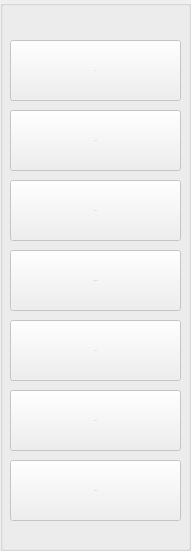
   <widget class="QGroupBox" name="groupBox_14">
    <property name="enabled">
     <bool>false</bool>
    </property>
    <property name="geometry">
     <rect>
      <x>9</x>
      <y>-1</y>
      <width>191</width>
      <height>551</height>
     </rect>
    </property>
    <property name="title">
     <string/>
    </property>
    <widget class="QPushButton" name="pushButton_5">
     <property name="enabled">
      <bool>false</bool>
     </property>
     <property name="geometry">
      <rect>
       <x>10</x>
       <y>390</y>
       <width>171</width>
       <height>61</height>
      </rect>
     </property>
     <property name="font">
      <font>
       <family>Segoe UI</family>
       <pointsize>-1</pointsize>
      </font>
     </property>
     <property name="cursor">
      <cursorShape>PointingHandCursor</cursorShape>
     </property>
     <property name="text">
      <string> Reports</string>
     </property>
     <property name="icon">
      <iconset resource="icons.qrc">
       <normaloff>:/icons/reports.png</normaloff>:/icons/reports.png</iconset>
     </property>
     <property name="iconSize">
      <size>
       <width>25</width>
       <height>25</height>
      </size>
     </property>
    </widget>
    <widget class="QPushButton" name="pushButton_7">
     <property name="enabled">
      <bool>false</bool>
     </property>
     <property name="geometry">
      <rect>
       <x>10</x>
       <y>460</y>
       <width>171</width>
       <height>61</height>
      </rect>
     </property>
     <property name="font">
      <font>
       <family>Segoe UI</family>
       <pointsize>-1</pointsize>
      </font>
     </property>
     <property name="cursor">
      <cursorShape>PointingHandCursor</cursorShape>
     </property>
     <property name="text">
      <string> Settings</string>
     </property>
     <property name="icon">
      <iconset resource="icons.qrc">
       <normaloff>:/icons/settings.png</normaloff>:/icons/settings.png</iconset>
     </property>
     <property name="iconSize">
      <size>
       <width>25</width>
       <height>25</height>
      </size>
     </property>
    </widget>
    <widget class="QPushButton" name="pushButton_3">
     <property name="enabled">
      <bool>false</bool>
     </property>
     <property name="geometry">
      <rect>
       <x>10</x>
       <y>180</y>
       <width>171</width>
       <height>61</height>
      </rect>
     </property>
     <property name="font">
      <font>
       <family>Segoe UI</family>
       <pointsize>-1</pointsize>
      </font>
     </property>
     <property name="cursor">
      <cursorShape>PointingHandCursor</cursorShape>
     </property>
     <property name="text">
      <string> Clients</string>
     </property>
     <property name="icon">
      <iconset resource="icons.qrc">
       <normaloff>:/icons/users.png</normaloff>:/icons/users.png</iconset>
     </property>
     <property name="iconSize">
      <size>
       <width>25</width>
       <height>25</height>
      </size>
     </property>
    </widget>
    <widget class="QPushButton" name="pushButton">
     <property name="enabled">
      <bool>false</bool>
     </property>
     <property name="geometry">
      <rect>
       <x>10</x>
       <y>40</y>
       <width>171</width>
       <height>61</height>
      </rect>
     </property>
     <property name="font">
      <font>
       <family>Segoe UI</family>
       <pointsize>-1</pointsize>
       <weight>50</weight>
       <bold>false</bold>
      </font>
     </property>
     <property name="cursor">
      <cursorShape>PointingHandCursor</cursorShape>
     </property>
     <property name="styleSheet">
      <string notr="true"/>
     </property>
     <property name="text">
      <string> Today</string>
     </property>
     <property name="icon">
      <iconset resource="icons.qrc">
       <normaloff>:/icons/today.png</normaloff>:/icons/today.png</iconset>
     </property>
     <property name="iconSize">
      <size>
       <width>25</width>
       <height>25</height>
      </size>
     </property>
    </widget>
    <widget class="QPushButton" name="pushButton_2">
     <property name="enabled">
      <bool>false</bool>
     </property>
     <property name="geometry">
      <rect>
       <x>10</x>
       <y>110</y>
       <width>171</width>
       <height>61</height>
      </rect>
     </property>
     <property name="font">
      <font>
       <family>Segoe UI</family>
       <pointsize>-1</pointsize>
      </font>
     </property>
     <property name="cursor">
      <cursorShape>PointingHandCursor</cursorShape>
     </property>
     <property name="text">
      <string> Books</string>
     </property>
     <property name="icon">
      <iconset resource="icons.qrc">
       <normaloff>:/icons/books.png</normaloff>:/icons/books.png</iconset>
     </property>
     <property name="iconSize">
      <size>
       <width>25</width>
       <height>25</height>
      </size>
     </property>
    </widget>
    <widget class="QPushButton" name="pushButton_6">
     <property name="enabled">
      <bool>false</bool>
     </property>
     <property name="geometry">
      <rect>
       <x>10</x>
       <y>320</y>
       <width>171</width>
       <height>61</height>
      </rect>
     </property>
     <property name="font">
      <font>
       <family>Segoe UI</family>
       <pointsize>-1</pointsize>
      </font>
     </property>
     <property name="cursor">
      <cursorShape>PointingHandCursor</cursorShape>
     </property>
     <property name="text">
      <string> History</string>
     </property>
     <property name="icon">
      <iconset resource="icons.qrc">
       <normaloff>:/icons/history.png</normaloff>:/icons/history.png</iconset>
     </property>
     <property name="iconSize">
      <size>
       <width>25</width>
       <height>25</height>
      </size>
     </property>
    </widget>
    <widget class="QPushButton" name="pushButton_4">
     <property name="enabled">
      <bool>false</bool>
     </property>
     <property name="geometry">
      <rect>
       <x>10</x>
       <y>250</y>
       <width>171</width>
       <height>61</height>
      </rect>
     </property>
     <property name="font">
      <font>
       <family>Segoe UI</family>
       <pointsize>-1</pointsize>
      </font>
     </property>
     <property name="cursor">
      <cursorShape>PointingHandCursor</cursorShape>
     </property>
     <property name="text">
      <string> Dashboard</string>
     </property>
     <property name="icon">
      <iconset resource="icons.qrc">
       <normaloff>:/icons/dashboard.png</normaloff>:/icons/dashboard.png</iconset>
     </property>
     <property name="iconSize">
      <size>
       <width>25</width>
       <height>25</height>
      </size>
     </property>
    </widget>
   </widget>
